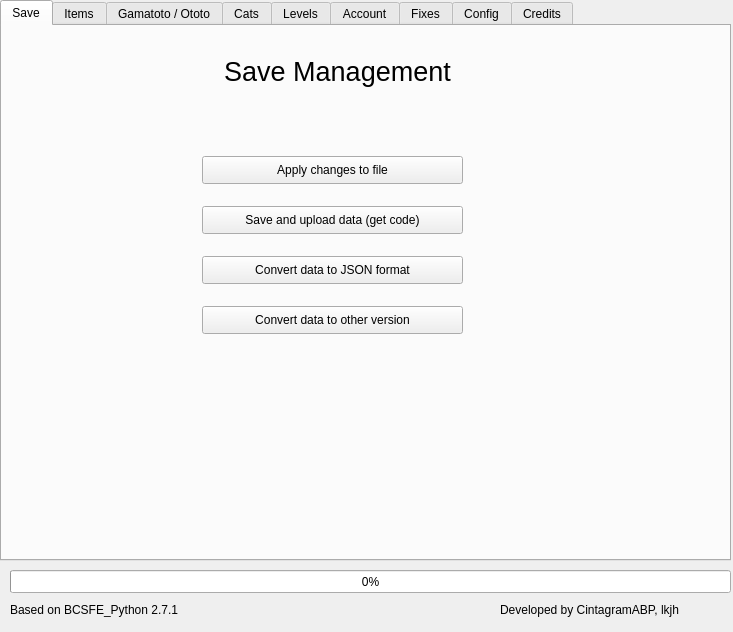
<?xml version="1.0" encoding="UTF-8"?>
<ui version="4.0">
 <class>MainWindow</class>
 <widget class="QMainWindow" name="MainWindow">
  <property name="geometry">
   <rect>
    <x>0</x>
    <y>0</y>
    <width>733</width>
    <height>632</height>
   </rect>
  </property>
  <property name="minimumSize">
   <size>
    <width>0</width>
    <height>0</height>
   </size>
  </property>
  <property name="maximumSize">
   <size>
    <width>975</width>
    <height>632</height>
   </size>
  </property>
  <property name="windowTitle">
   <string>BCSFE_Python_GUI 1.4.1</string>
  </property>
  <widget class="QWidget" name="centralwidget">
   <widget class="QProgressBar" name="progressbar">
    <property name="geometry">
     <rect>
      <x>10</x>
      <y>570</y>
      <width>721</width>
      <height>23</height>
     </rect>
    </property>
    <property name="font">
     <font>
      <pointsize>9</pointsize>
     </font>
    </property>
    <property name="minimum">
     <number>0</number>
    </property>
    <property name="value">
     <number>0</number>
    </property>
   </widget>
   <widget class="QTabWidget" name="tabs">
    <property name="geometry">
     <rect>
      <x>0</x>
      <y>0</y>
      <width>731</width>
      <height>561</height>
     </rect>
    </property>
    <property name="minimumSize">
     <size>
      <width>0</width>
      <height>0</height>
     </size>
    </property>
    <property name="maximumSize">
     <size>
      <width>16777215</width>
      <height>16777189</height>
     </size>
    </property>
    <property name="currentIndex">
     <number>0</number>
    </property>
    <widget class="QWidget" name="tab">
     <attribute name="title">
      <string>Save</string>
     </attribute>
     <widget class="QLabel" name="label_3">
      <property name="geometry">
       <rect>
        <x>180</x>
        <y>20</y>
        <width>311</width>
        <height>51</height>
       </rect>
      </property>
      <property name="text">
       <string>&lt;html&gt;&lt;head/&gt;&lt;body&gt;&lt;p align=&quot;center&quot;&gt;&lt;span style=&quot; font-size:20pt;&quot;&gt;Save Management&lt;/span&gt;&lt;/p&gt;&lt;/body&gt;&lt;/html&gt;</string>
      </property>
     </widget>
     <widget class="QPushButton" name="applybutton_3">
      <property name="geometry">
       <rect>
        <x>200</x>
        <y>130</y>
        <width>261</width>
        <height>28</height>
       </rect>
      </property>
      <property name="font">
       <font>
        <pointsize>9</pointsize>
       </font>
      </property>
      <property name="text">
       <string>Apply changes to file</string>
      </property>
     </widget>
     <widget class="QPushButton" name="applybutton_4">
      <property name="geometry">
       <rect>
        <x>200</x>
        <y>180</y>
        <width>261</width>
        <height>28</height>
       </rect>
      </property>
      <property name="font">
       <font>
        <pointsize>9</pointsize>
       </font>
      </property>
      <property name="text">
       <string>Save and upload data (get code)</string>
      </property>
     </widget>
     <widget class="QPushButton" name="applybutton_json">
      <property name="geometry">
       <rect>
        <x>200</x>
        <y>230</y>
        <width>261</width>
        <height>28</height>
       </rect>
      </property>
      <property name="font">
       <font>
        <pointsize>9</pointsize>
       </font>
      </property>
      <property name="text">
       <string>Convert data to JSON format</string>
      </property>
     </widget>
     <widget class="QPushButton" name="applybutton_convert">
      <property name="geometry">
       <rect>
        <x>200</x>
        <y>280</y>
        <width>261</width>
        <height>28</height>
       </rect>
      </property>
      <property name="font">
       <font>
        <pointsize>9</pointsize>
       </font>
      </property>
      <property name="text">
       <string>Convert data to other version</string>
      </property>
     </widget>
    </widget>
    <widget class="QWidget" name="tab_2">
     <attribute name="title">
      <string>Items</string>
     </attribute>
     <widget class="QLabel" name="label">
      <property name="geometry">
       <rect>
        <x>280</x>
        <y>20</y>
        <width>111</width>
        <height>51</height>
       </rect>
      </property>
      <property name="text">
       <string>&lt;html&gt;&lt;head/&gt;&lt;body&gt;&lt;p align=&quot;center&quot;&gt;&lt;span style=&quot; font-size:20pt;&quot;&gt;Items&lt;/span&gt;&lt;/p&gt;&lt;/body&gt;&lt;/html&gt;</string>
      </property>
     </widget>
     <widget class="QPushButton" name="catfood">
      <property name="geometry">
       <rect>
        <x>240</x>
        <y>90</y>
        <width>201</width>
        <height>28</height>
       </rect>
      </property>
      <property name="text">
       <string>Cat Food</string>
      </property>
     </widget>
     <widget class="QPushButton" name="xp">
      <property name="geometry">
       <rect>
        <x>240</x>
        <y>130</y>
        <width>201</width>
        <height>28</height>
       </rect>
      </property>
      <property name="text">
       <string>XP</string>
      </property>
     </widget>
     <widget class="QPushButton" name="tickets">
      <property name="geometry">
       <rect>
        <x>240</x>
        <y>170</y>
        <width>201</width>
        <height>28</height>
       </rect>
      </property>
      <property name="text">
       <string>Tickets</string>
      </property>
     </widget>
     <widget class="QPushButton" name="np">
      <property name="geometry">
       <rect>
        <x>240</x>
        <y>210</y>
        <width>201</width>
        <height>28</height>
       </rect>
      </property>
      <property name="text">
       <string>NP</string>
      </property>
     </widget>
     <widget class="QPushButton" name="leadership">
      <property name="geometry">
       <rect>
        <x>240</x>
        <y>250</y>
        <width>201</width>
        <height>28</height>
       </rect>
      </property>
      <property name="text">
       <string>Leadership</string>
      </property>
     </widget>
     <widget class="QPushButton" name="battleitem">
      <property name="geometry">
       <rect>
        <x>240</x>
        <y>290</y>
        <width>201</width>
        <height>28</height>
       </rect>
      </property>
      <property name="text">
       <string>Battle Items</string>
      </property>
     </widget>
     <widget class="QPushButton" name="catfruit">
      <property name="geometry">
       <rect>
        <x>240</x>
        <y>330</y>
        <width>201</width>
        <height>28</height>
       </rect>
      </property>
      <property name="text">
       <string>Cat Fruit / Behemoth Stone</string>
      </property>
     </widget>
     <widget class="QPushButton" name="catseye">
      <property name="geometry">
       <rect>
        <x>240</x>
        <y>370</y>
        <width>201</width>
        <height>28</height>
       </rect>
      </property>
      <property name="text">
       <string>Catseye</string>
      </property>
     </widget>
     <widget class="QPushButton" name="catamins">
      <property name="geometry">
       <rect>
        <x>240</x>
        <y>410</y>
        <width>201</width>
        <height>28</height>
       </rect>
      </property>
      <property name="text">
       <string>Catamins</string>
      </property>
     </widget>
    </widget>
    <widget class="QWidget" name="tab_3">
     <attribute name="title">
      <string>Gamatoto / Ototo</string>
     </attribute>
     <widget class="QLabel" name="label_5">
      <property name="geometry">
       <rect>
        <x>0</x>
        <y>170</y>
        <width>711</width>
        <height>221</height>
       </rect>
      </property>
      <property name="text">
       <string>&lt;html&gt;&lt;head/&gt;&lt;body&gt;&lt;p align=&quot;center&quot;&gt;&lt;span style=&quot; font-size:26pt;&quot;&gt;Currently Unavailible :(&lt;/span&gt;&lt;/p&gt;&lt;/body&gt;&lt;/html&gt;</string>
      </property>
     </widget>
    </widget>
    <widget class="QWidget" name="tab_4">
     <attribute name="title">
      <string>Cats</string>
     </attribute>
     <widget class="QLabel" name="label_2">
      <property name="geometry">
       <rect>
        <x>280</x>
        <y>30</y>
        <width>111</width>
        <height>51</height>
       </rect>
      </property>
      <property name="text">
       <string>&lt;html&gt;&lt;head/&gt;&lt;body&gt;&lt;p align=&quot;center&quot;&gt;&lt;span style=&quot; font-size:20pt;&quot;&gt;Cats&lt;/span&gt;&lt;/p&gt;&lt;/body&gt;&lt;/html&gt;</string>
      </property>
     </widget>
     <widget class="QLabel" name="item_menu_label_2">
      <property name="geometry">
       <rect>
        <x>290</x>
        <y>130</y>
        <width>111</width>
        <height>20</height>
       </rect>
      </property>
      <property name="font">
       <font>
        <pointsize>9</pointsize>
       </font>
      </property>
      <property name="text">
       <string>Select  menu:</string>
      </property>
     </widget>
     <widget class="QPushButton" name="applybutton_2">
      <property name="geometry">
       <rect>
        <x>212</x>
        <y>380</y>
        <width>261</width>
        <height>28</height>
       </rect>
      </property>
      <property name="font">
       <font>
        <pointsize>9</pointsize>
       </font>
      </property>
      <property name="text">
       <string>Apply changes to file</string>
      </property>
     </widget>
     <widget class="QLabel" name="item_amount_label_2">
      <property name="geometry">
       <rect>
        <x>50</x>
        <y>210</y>
        <width>611</width>
        <height>20</height>
       </rect>
      </property>
      <property name="font">
       <font>
        <pointsize>9</pointsize>
       </font>
      </property>
      <property name="text">
       <string>&lt;html&gt;&lt;head/&gt;&lt;body&gt;&lt;p&gt;Cat IDs (separated by spaces, hypen for range. Type all to get all | Ex: 091-099, 099 098)&lt;/p&gt;&lt;/body&gt;&lt;/html&gt;</string>
      </property>
     </widget>
     <widget class="QLineEdit" name="amountinput_2">
      <property name="geometry">
       <rect>
        <x>210</x>
        <y>240</y>
        <width>261</width>
        <height>21</height>
       </rect>
      </property>
      <property name="font">
       <font>
        <pointsize>9</pointsize>
       </font>
      </property>
     </widget>
     <widget class="QComboBox" name="item_menu_combobox_4">
      <property name="geometry">
       <rect>
        <x>210</x>
        <y>160</y>
        <width>261</width>
        <height>22</height>
       </rect>
      </property>
      <property name="font">
       <font>
        <pointsize>9</pointsize>
       </font>
      </property>
      <item>
       <property name="text">
        <string>Add Cats with Levels</string>
       </property>
      </item>
      <item>
       <property name="text">
        <string>Delete Cats</string>
       </property>
      </item>
      <item>
       <property name="text">
        <string>True Form Cats</string>
       </property>
      </item>
     </widget>
     <widget class="QLineEdit" name="amountinput_3">
      <property name="geometry">
       <rect>
        <x>210</x>
        <y>320</y>
        <width>261</width>
        <height>21</height>
       </rect>
      </property>
      <property name="font">
       <font>
        <pointsize>9</pointsize>
       </font>
      </property>
     </widget>
     <widget class="QLabel" name="item_amount_label_3">
      <property name="geometry">
       <rect>
        <x>220</x>
        <y>290</y>
        <width>331</width>
        <height>20</height>
       </rect>
      </property>
      <property name="font">
       <font>
        <pointsize>9</pointsize>
       </font>
      </property>
      <property name="text">
       <string>Levels (separated by + | Ex: 50+70 )</string>
      </property>
     </widget>
    </widget>
    <widget class="QWidget" name="tab_5">
     <attribute name="title">
      <string>Levels</string>
     </attribute>
     <widget class="QLabel" name="label_4">
      <property name="geometry">
       <rect>
        <x>190</x>
        <y>30</y>
        <width>311</width>
        <height>51</height>
       </rect>
      </property>
      <property name="text">
       <string>&lt;html&gt;&lt;head/&gt;&lt;body&gt;&lt;p align=&quot;center&quot;&gt;&lt;span style=&quot; font-size:20pt;&quot;&gt;Levels / Stages&lt;/span&gt;&lt;/p&gt;&lt;/body&gt;&lt;/html&gt;</string>
      </property>
     </widget>
     <widget class="QPushButton" name="select_main_levels_btn">
      <property name="geometry">
       <rect>
        <x>240</x>
        <y>110</y>
        <width>211</width>
        <height>28</height>
       </rect>
      </property>
      <property name="text">
       <string>Main Levels</string>
      </property>
     </widget>
     <widget class="QPushButton" name="Treasures_btn">
      <property name="geometry">
       <rect>
        <x>240</x>
        <y>160</y>
        <width>211</width>
        <height>28</height>
       </rect>
      </property>
      <property name="text">
       <string>Treasures</string>
      </property>
     </widget>
     <widget class="QPushButton" name="legend_btn">
      <property name="geometry">
       <rect>
        <x>240</x>
        <y>210</y>
        <width>211</width>
        <height>28</height>
       </rect>
      </property>
      <property name="text">
       <string>Legend Stories</string>
      </property>
     </widget>
     <widget class="QPushButton" name="uncanny_legend">
      <property name="geometry">
       <rect>
        <x>240</x>
        <y>260</y>
        <width>211</width>
        <height>28</height>
       </rect>
      </property>
      <property name="text">
       <string>Uncanny Legend</string>
      </property>
     </widget>
     <widget class="QPushButton" name="aku_stages">
      <property name="geometry">
       <rect>
        <x>240</x>
        <y>310</y>
        <width>211</width>
        <height>28</height>
       </rect>
      </property>
      <property name="text">
       <string>Aku Stages</string>
      </property>
     </widget>
     <widget class="QPushButton" name="filibuster">
      <property name="geometry">
       <rect>
        <x>240</x>
        <y>360</y>
        <width>211</width>
        <height>28</height>
       </rect>
      </property>
      <property name="text">
       <string>Filibuster Stage Unclear</string>
      </property>
     </widget>
     <widget class="QPushButton" name="outbreakbtn">
      <property name="geometry">
       <rect>
        <x>240</x>
        <y>410</y>
        <width>211</width>
        <height>28</height>
       </rect>
      </property>
      <property name="text">
       <string>Outbreaks</string>
      </property>
     </widget>
    </widget>
    <widget class="QWidget" name="tab_6">
     <attribute name="title">
      <string>Account</string>
     </attribute>
     <widget class="QLabel" name="label_6">
      <property name="geometry">
       <rect>
        <x>200</x>
        <y>30</y>
        <width>311</width>
        <height>51</height>
       </rect>
      </property>
      <property name="text">
       <string>&lt;html&gt;&lt;head/&gt;&lt;body&gt;&lt;p align=&quot;center&quot;&gt;&lt;span style=&quot; font-size:20pt;&quot;&gt;Account&lt;/span&gt;&lt;/p&gt;&lt;/body&gt;&lt;/html&gt;</string>
      </property>
     </widget>
     <widget class="QPushButton" name="reset_token">
      <property name="geometry">
       <rect>
        <x>260</x>
        <y>120</y>
        <width>201</width>
        <height>28</height>
       </rect>
      </property>
      <property name="text">
       <string>Reset Token / Inquiry Code</string>
      </property>
     </widget>
     <widget class="QPushButton" name="goldpass">
      <property name="geometry">
       <rect>
        <x>260</x>
        <y>170</y>
        <width>201</width>
        <height>28</height>
       </rect>
      </property>
      <property name="text">
       <string>Set Gold Pass</string>
      </property>
     </widget>
     <widget class="QPushButton" name="gacha_seed">
      <property name="geometry">
       <rect>
        <x>260</x>
        <y>220</y>
        <width>201</width>
        <height>28</height>
       </rect>
      </property>
      <property name="text">
       <string>Seed Number</string>
      </property>
     </widget>
     <widget class="QPushButton" name="playtime">
      <property name="geometry">
       <rect>
        <x>260</x>
        <y>270</y>
        <width>201</width>
        <height>28</height>
       </rect>
      </property>
      <property name="text">
       <string>Play TIme</string>
      </property>
     </widget>
     <widget class="QPushButton" name="enemy_guide">
      <property name="geometry">
       <rect>
        <x>260</x>
        <y>320</y>
        <width>201</width>
        <height>28</height>
       </rect>
      </property>
      <property name="text">
       <string>Unlock All Enemy Guide</string>
      </property>
     </widget>
    </widget>
    <widget class="QWidget" name="tab_8">
     <attribute name="title">
      <string>Fixes</string>
     </attribute>
     <widget class="QLabel" name="label_10">
      <property name="geometry">
       <rect>
        <x>200</x>
        <y>30</y>
        <width>311</width>
        <height>51</height>
       </rect>
      </property>
      <property name="text">
       <string>&lt;html&gt;&lt;head/&gt;&lt;body&gt;&lt;p align=&quot;center&quot;&gt;&lt;span style=&quot; font-size:20pt;&quot;&gt;Fixes&lt;/span&gt;&lt;/p&gt;&lt;/body&gt;&lt;/html&gt;</string>
      </property>
     </widget>
     <widget class="QPushButton" name="fix_equip">
      <property name="geometry">
       <rect>
        <x>260</x>
        <y>110</y>
        <width>201</width>
        <height>28</height>
       </rect>
      </property>
      <property name="text">
       <string>Fix Equip Menu Crashing</string>
      </property>
     </widget>
     <widget class="QPushButton" name="fix_gamatoto">
      <property name="geometry">
       <rect>
        <x>260</x>
        <y>160</y>
        <width>201</width>
        <height>28</height>
       </rect>
      </property>
      <property name="text">
       <string>Fix Gamatoto Crashing</string>
      </property>
     </widget>
    </widget>
    <widget class="QWidget" name="tab_9">
     <attribute name="title">
      <string>Config</string>
     </attribute>
     <widget class="QLabel" name="label_11">
      <property name="geometry">
       <rect>
        <x>200</x>
        <y>20</y>
        <width>311</width>
        <height>101</height>
       </rect>
      </property>
      <property name="text">
       <string>&lt;html&gt;&lt;head/&gt;&lt;body&gt;&lt;p align=&quot;center&quot;&gt;&lt;span style=&quot; font-size:20pt;&quot;&gt;Editor Config&lt;/span&gt;&lt;/p&gt;&lt;p align=&quot;center&quot;&gt;&lt;span style=&quot; font-size:20pt; color:#ff0000;&quot;&gt;(Danger Zone)&lt;/span&gt;&lt;/p&gt;&lt;/body&gt;&lt;/html&gt;</string>
      </property>
     </widget>
     <widget class="QPushButton" name="configpath">
      <property name="geometry">
       <rect>
        <x>250</x>
        <y>150</y>
        <width>211</width>
        <height>28</height>
       </rect>
      </property>
      <property name="text">
       <string>EDIT CONFIG FILE PATH</string>
      </property>
     </widget>
    </widget>
    <widget class="QWidget" name="tab_7">
     <attribute name="title">
      <string>Credits</string>
     </attribute>
     <widget class="QLabel" name="label_9">
      <property name="geometry">
       <rect>
        <x>0</x>
        <y>10</y>
        <width>721</width>
        <height>521</height>
       </rect>
      </property>
      <property name="text">
       <string>&lt;html&gt;&lt;head/&gt;&lt;body&gt;&lt;p align=&quot;center&quot;&gt;&lt;span style=&quot; font-size:16pt; font-weight:600;&quot;&gt;Developers&lt;/span&gt;&lt;/p&gt;&lt;p align=&quot;center&quot;&gt;&lt;br/&gt;&lt;/p&gt;&lt;p align=&quot;center&quot;&gt;&lt;span style=&quot; font-size:14pt; font-weight:600;&quot;&gt;Original Editor Development&lt;/span&gt;&lt;/p&gt;&lt;p align=&quot;center&quot;&gt;&lt;span style=&quot; font-size:14pt; font-weight:600;&quot;&gt;fieryhenry&lt;/span&gt;&lt;/p&gt;&lt;p align=&quot;center&quot;&gt;&lt;span style=&quot; font-size:14pt; font-weight:600;&quot;&gt;&lt;br/&gt;&lt;/span&gt;&lt;/p&gt;&lt;p align=&quot;center&quot;&gt;&lt;span style=&quot; font-size:14pt; font-weight:600;&quot;&gt;GUI &amp;amp; module modding&lt;/span&gt;&lt;/p&gt;&lt;p align=&quot;center&quot;&gt;&lt;span style=&quot; font-size:14pt; font-weight:600;&quot;&gt;CintagramABP&lt;/span&gt;&lt;/p&gt;&lt;p align=&quot;center&quot;&gt;&lt;span style=&quot; font-size:14pt; font-weight:600;&quot;&gt;&lt;br/&gt;&lt;/span&gt;&lt;/p&gt;&lt;p align=&quot;center&quot;&gt;&lt;span style=&quot; font-size:14pt; font-weight:600;&quot;&gt;Korean Translation&lt;/span&gt;&lt;/p&gt;&lt;p align=&quot;center&quot;&gt;&lt;span style=&quot; font-size:14pt; font-weight:600;&quot;&gt;lkjh&lt;/span&gt;&lt;/p&gt;&lt;p align=&quot;center&quot;&gt;&lt;br/&gt;&lt;/p&gt;&lt;p align=&quot;center&quot;&gt;&lt;span style=&quot; font-size:14pt; font-weight:600;&quot;&gt;❤️ Thanks to everyone who supported me ❤️&lt;/span&gt;&lt;/p&gt;&lt;/body&gt;&lt;/html&gt;</string>
      </property>
     </widget>
    </widget>
   </widget>
   <widget class="QLabel" name="label_7">
    <property name="geometry">
     <rect>
      <x>10</x>
      <y>600</y>
      <width>211</width>
      <height>21</height>
     </rect>
    </property>
    <property name="text">
     <string>&lt;html&gt;&lt;head/&gt;&lt;body&gt;&lt;p&gt;Based on BCSFE_Python 2.7.1&lt;/p&gt;&lt;/body&gt;&lt;/html&gt;</string>
    </property>
   </widget>
   <widget class="QLabel" name="label_8">
    <property name="geometry">
     <rect>
      <x>500</x>
      <y>600</y>
      <width>221</width>
      <height>21</height>
     </rect>
    </property>
    <property name="text">
     <string>&lt;html&gt;&lt;head/&gt;&lt;body&gt;&lt;p&gt;Developed by CintagramABP, lkjh&lt;/p&gt;&lt;/body&gt;&lt;/html&gt;</string>
    </property>
   </widget>
   <zorder>tabs</zorder>
   <zorder>progressbar</zorder>
   <zorder>label_7</zorder>
   <zorder>label_8</zorder>
  </widget>
 </widget>
 <resources/>
 <connections/>
</ui>
